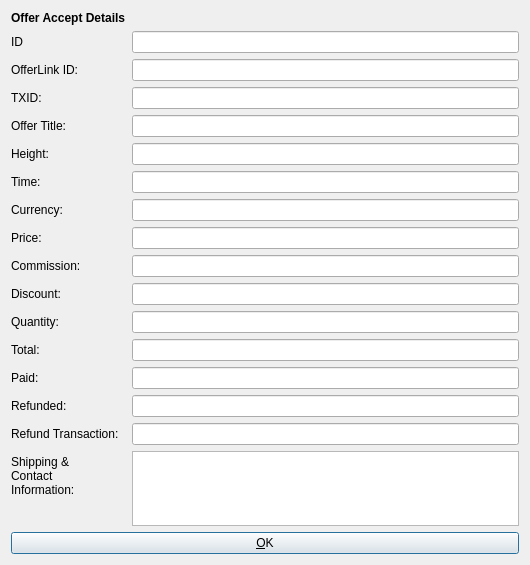
<?xml version="1.0" encoding="UTF-8"?>
<ui version="4.0">
 <class>OfferAcceptInfoDialog</class>
 <widget class="QDialog" name="OfferAcceptInfoDialog">
  <property name="geometry">
   <rect>
    <x>0</x>
    <y>0</y>
    <width>530</width>
    <height>565</height>
   </rect>
  </property>
  <property name="windowTitle">
   <string>Offer Accept Info</string>
  </property>
  <property name="autoFillBackground">
   <bool>true</bool>
  </property>
  <layout class="QVBoxLayout" name="verticalLayout">
   <item>
    <layout class="QFormLayout" name="formLayout">
     <property name="fieldGrowthPolicy">
      <enum>QFormLayout::AllNonFixedFieldsGrow</enum>
     </property>
     <item row="0" column="0">
      <widget class="QLabel" name="label_3">
       <property name="font">
        <font>
         <weight>75</weight>
         <bold>true</bold>
        </font>
       </property>
       <property name="text">
        <string>Offer Accept Details</string>
       </property>
      </widget>
     </item>
     <item row="1" column="0">
      <widget class="QLabel" name="label_2">
       <property name="text">
        <string>ID</string>
       </property>
      </widget>
     </item>
     <item row="1" column="1">
      <widget class="QLineEdit" name="guidEdit"/>
     </item>
     <item row="2" column="0">
      <widget class="QLabel" name="linkGUIDLabel">
       <property name="text">
        <string>OfferLink ID:</string>
       </property>
      </widget>
     </item>
     <item row="2" column="1">
      <widget class="QLineEdit" name="linkGUIDEdit"/>
     </item>
     <item row="3" column="0">
      <widget class="QLabel" name="label_4">
       <property name="text">
        <string>TXID:</string>
       </property>
      </widget>
     </item>
     <item row="3" column="1">
      <widget class="QLineEdit" name="txidEdit">
       <property name="enabled">
        <bool>true</bool>
       </property>
      </widget>
     </item>
     <item row="4" column="0">
      <widget class="QLabel" name="label_14">
       <property name="text">
        <string>Offer Title:</string>
       </property>
      </widget>
     </item>
     <item row="4" column="1">
      <widget class="QLineEdit" name="titleEdit"/>
     </item>
     <item row="5" column="0">
      <widget class="QLabel" name="label_6">
       <property name="text">
        <string>Height:</string>
       </property>
      </widget>
     </item>
     <item row="5" column="1">
      <widget class="QLineEdit" name="heightEdit">
       <property name="enabled">
        <bool>true</bool>
       </property>
      </widget>
     </item>
     <item row="6" column="0">
      <widget class="QLabel" name="label_5">
       <property name="text">
        <string>Time:</string>
       </property>
      </widget>
     </item>
     <item row="6" column="1">
      <widget class="QLineEdit" name="timeEdit">
       <property name="enabled">
        <bool>true</bool>
       </property>
      </widget>
     </item>
     <item row="7" column="0">
      <widget class="QLabel" name="label_12">
       <property name="text">
        <string>Currency:</string>
       </property>
      </widget>
     </item>
     <item row="7" column="1">
      <widget class="QLineEdit" name="currencyEdit">
       <property name="enabled">
        <bool>true</bool>
       </property>
      </widget>
     </item>
     <item row="8" column="0">
      <widget class="QLabel" name="label_7">
       <property name="text">
        <string>Price:</string>
       </property>
      </widget>
     </item>
     <item row="8" column="1">
      <widget class="QLineEdit" name="priceEdit">
       <property name="enabled">
        <bool>true</bool>
       </property>
      </widget>
     </item>
     <item row="9" column="0">
      <widget class="QLabel" name="commissionLabel">
       <property name="text">
        <string>Commission:</string>
       </property>
      </widget>
     </item>
     <item row="9" column="1">
      <widget class="QLineEdit" name="commissionEdit"/>
     </item>
     <item row="11" column="0">
      <widget class="QLabel" name="label_13">
       <property name="text">
        <string>Quantity:</string>
       </property>
      </widget>
     </item>
     <item row="11" column="1">
      <widget class="QLineEdit" name="quantityEdit">
       <property name="enabled">
        <bool>true</bool>
       </property>
      </widget>
     </item>
     <item row="12" column="0">
      <widget class="QLabel" name="label_9">
       <property name="text">
        <string>Total:</string>
       </property>
      </widget>
     </item>
     <item row="12" column="1">
      <widget class="QLineEdit" name="totalEdit">
       <property name="enabled">
        <bool>true</bool>
       </property>
      </widget>
     </item>
     <item row="13" column="0">
      <widget class="QLabel" name="label_8">
       <property name="text">
        <string>Paid:</string>
       </property>
      </widget>
     </item>
     <item row="13" column="1">
      <widget class="QLineEdit" name="paidEdit">
       <property name="enabled">
        <bool>true</bool>
       </property>
      </widget>
     </item>
     <item row="14" column="0">
      <widget class="QLabel" name="label_10">
       <property name="text">
        <string>Refunded:</string>
       </property>
      </widget>
     </item>
     <item row="14" column="1">
      <widget class="QLineEdit" name="refundedEdit">
       <property name="enabled">
        <bool>true</bool>
       </property>
      </widget>
     </item>
     <item row="16" column="0">
      <widget class="QLabel" name="refundTXIDLabel">
       <property name="text">
        <string>Refund Transaction:</string>
       </property>
      </widget>
     </item>
     <item row="16" column="1">
      <widget class="QLineEdit" name="paytxidEdit">
       <property name="enabled">
        <bool>true</bool>
       </property>
      </widget>
     </item>
     <item row="18" column="0">
      <widget class="QLabel" name="label_11">
       <property name="text">
        <string>Shipping &amp; Contact Information:</string>
       </property>
       <property name="wordWrap">
        <bool>true</bool>
       </property>
      </widget>
     </item>
     <item row="18" column="1">
      <widget class="QTextEdit" name="paymessageEdit">
       <property name="enabled">
        <bool>true</bool>
       </property>
      </widget>
     </item>
     <item row="10" column="1">
      <widget class="QLineEdit" name="discountEdit"/>
     </item>
     <item row="10" column="0">
      <widget class="QLabel" name="discountLabel">
       <property name="text">
        <string>Discount:</string>
       </property>
      </widget>
     </item>
    </layout>
   </item>
   <item>
    <widget class="QPushButton" name="okButton">
     <property name="text">
      <string>&amp;OK</string>
     </property>
     <property name="icon">
      <iconset resource="../bitcoin.qrc">
       <normaloff>:/icons/synced</normaloff>:/icons/synced</iconset>
     </property>
    </widget>
   </item>
  </layout>
 </widget>
 <resources>
  <include location="../bitcoin.qrc"/>
 </resources>
 <connections/>
</ui>
